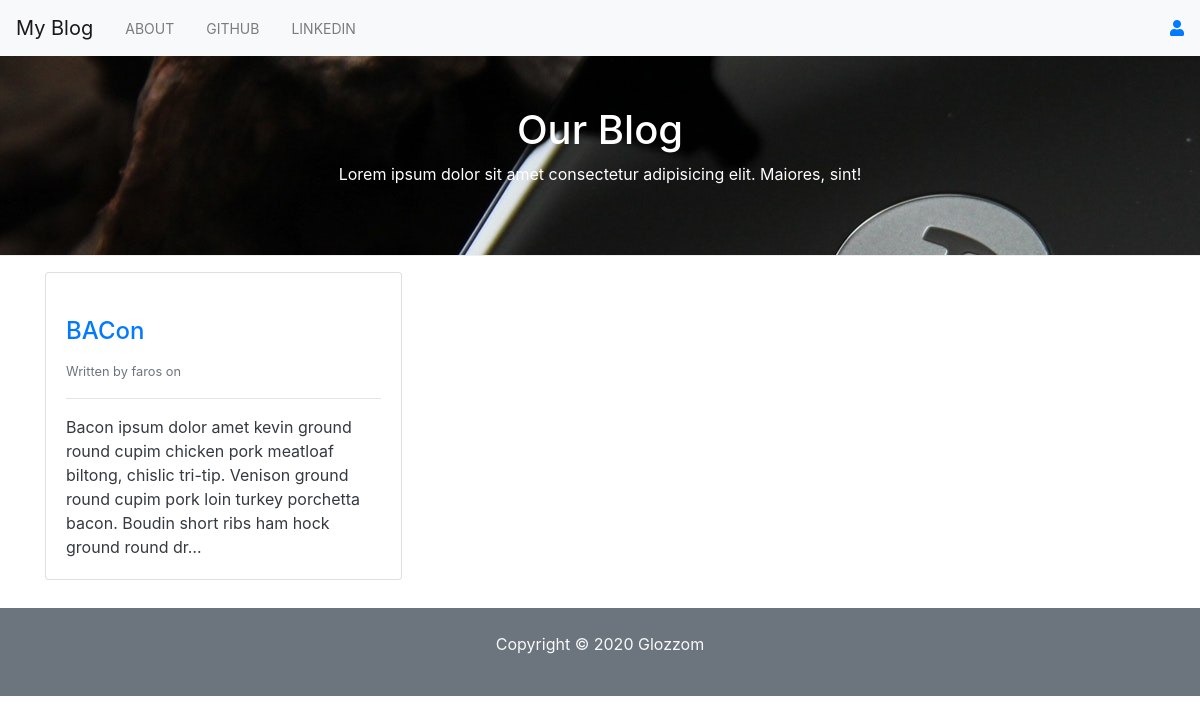
The page / on the database its author committed.
### blog/models.py (models this page shows, shortened)
class Post(models.Model):
    author = models.ForeignKey('auth.User', on_delete=models.DO_NOTHING)
    title = models.CharField(max_length=256)
    text = models.TextField()
    created_date = models.DateTimeField(default=timezone.now())
    published_date = models.DateTimeField(blank=True, null=True)

### blog/views.py (the view)
# urls.py: path('', views.PostListView.as_view(), name='post_list'),
class PostListView(ListView):
    model = Post
    def get_queryset(self):
        return Post.objects.filter(published_date__lte=timezone.now()).order_by('-published_date')

### blog/templates/blog/post_list.html (shortened to what this page needs)
{% extends 'blog/base.html' %}
{% block content %}
<header id="page-header">
    <div class="container">
        <div class="row">
            <div class="col-md-6 m-auto text-center">
                <h1>Our Blog</h1>
                <p>
                    Lorem ipsum dolor sit amet consectetur adipisicing elit. Maiores,
                    sint!
                </p>
            </div>
        </div>
    </div>
</header>
<section id="blog" class="py-3">
    <div class="container">
        <div class="row">
            <div class="col">
                <div class="card-columns">
                    {% for post in post_list %}
                    <div class="card post">
                        <div class="card-body">
                            <h4 class="card-title"><a href="{% url 'post_detail' pk=post.pk%}">{{post.title}}</a></h4>
                            <small class="text-muted">Written by {{post.author}} on
                                {{post.published|date:"D M Y"}}</small>
                            <hr />
                            <p class="card-text">
                                <a class="text-dark" href="{% url 'post_detail' pk=post.pk %}">
                                    {{post.text|truncatechars:200}}</a>
                            </p>
                        </div>
                    </div>
                    {% endfor %}
                </div>
            </div>
        </div>
    </div>
</section>
{% endblock  %}

### blog/templates/blog/base.html (shortened to what this page needs)
<!doctype html>
{% load static %}
<html lang="en">
<head>
    <link rel="stylesheet" href="https://stackpath.bootstrapcdn.com/bootstrap/4.3.1/css/bootstrap.min.css"
>
    <link rel="stylesheet" href="//cdn.jsdelivr.net/npm/medium-editor@latest/dist/css/medium-editor.min.css"
        type="text/css" media="screen" charset="utf-8">
    <link rel="stylesheet" href="https://use.fontawesome.com/releases/v5.0.13/css/all.css"
 />
    <link rel="stylesheet" href="https://cdnjs.cloudflare.com/ajax/libs/slick-carousel/1.9.0/slick.css"
 />
    <link rel="stylesheet" href="https://cdnjs.cloudflare.com/ajax/libs/slick-carousel/1.9.0/slick-theme.css"
 />
    <link rel="stylesheet" href="{% static 'css/style.css' %}">
</head>
<body>
    <nav class="navbar navbar-expand-lg navbar-light bg-light">
        <a class="navbar-brand" href="{% url 'post_list' %}">My
            Blog</a>
        <div class="collapse navbar-collapse" id="navbarNav">
            <ul class="navbar-nav">
                <li class="nav-item">
                    <a class="nav-link" href="{% url 'about' %}">About</a>
                </li>
                <li class="nav-item">
                    <a class="nav-link" href="https://www.github.com">Github</a>
                </li>
                <li class="nav-item">
                    <a class="nav-link" href="https://www.linkedin.com">Linkedin</a>
                </li>
            </ul>
            <ul class="nav navbar-nav ml-auto">
                {% if user.is_authenticated %}
                <li class="nav-item"><a class="nav-link" href="{% url 'post_new' %}">New Post</a></li>
                <li class="nav-item"><a class="nav-link" href="{% url 'post_draft_list' %}">Drafts</a></li>
                <li class="nav-item"><a class="nav-link" href="{% url 'logout' %}">Log out</a></li>
                <li class="nav-item"><a class="nav-link">Welcome: {{user.username}}</a></li>
                {% else %}
                <li><a href="{% url 'login' %}"><i class="fa fa-user" aria-hidden="true"></i></a></li>
                {% endif %}
            </ul>
        </div>
    </nav>
    {% block content %}
    {% endblock  %}
    <footer id="main-footer" class="sticky-bottom bg-secondary text-light text-center p-4">
        <div class="container">
            <div class="row">
                <div class="col">
                    <p>Copyright &copy; <span id="year"></span> Glozzom</p>
                </div>
            </div>
        </div>
    </footer>
</body>
</html>

### blog/static/css/style.css (style rules this page uses)
body { overflow-x: hidden; }
.navbar .nav-link { font-size: 14px; text-transform: uppercase; padding-left: 1rem !important; padding-right: 1rem !important; }
#page-header { height: 200px; background: url("../img/image1.jpg"); background-position: 0 -360px; background-attachment: fixed; color: #fff; border-bottom: 1px #eee solid; padding-top: 50px; }

### rows shown on the page
Post: title "BACon", author "faros", text "Bacon ipsum dolor amet kevin ground round cupim chicken pork meatloaf biltong, chislic tri-tip. Venison ground round cupim pork loin turkey porchetta bacon. Boudin short ribs ham hock ground round dr…"
